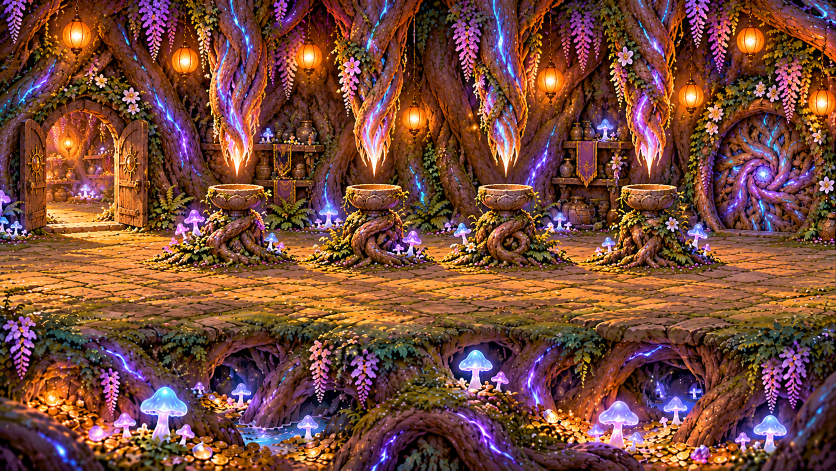
#> input picture tools/world/den/den_2_lit.png, 1672 x 941 px (shown at 1/2 size)
$ python lights.py
#> lines starting #> are read from the running program, lines starting #| are printed output that depends on the picture; after the words box and inside, x2 and y2 are one past the last pixel; in counts of white or black regions, pixels touching at a corner belong together
# lights.py : the Hanging Roots' four root lanterns as overlays — what the lit picture (den_2_lit.png, GPT's first
# version) shows over the unlit one (den_2_unlit.png, its variant with the roots dark and the bowls empty): the glowing
# tip, its light on the bark and the bowl's rim. The game draws them while a lantern is lit (Den.ts, room 2).
#   out: public/assets/world/den/light_<i>.png (i = 0..3), each BOX wide/high, its top-left at (x - BOX[0] // 2, TOP)
import os
import numpy as np
from PIL import Image, ImageFilter
G = os.path.dirname(os.path.abspath(__file__)) + '/'
R = G + '../../../'
XS = (480, 740, 1010, 1270)
BOX = (240, 360)
TOP = 50
lit = np.asarray(Image.open(G + 'den_2_lit.png').convert('RGB')).astype(np.float32)
dark = np.asarray(Image.open(G + 'den_2_unlit.png').convert('RGB')).astype(np.float32)
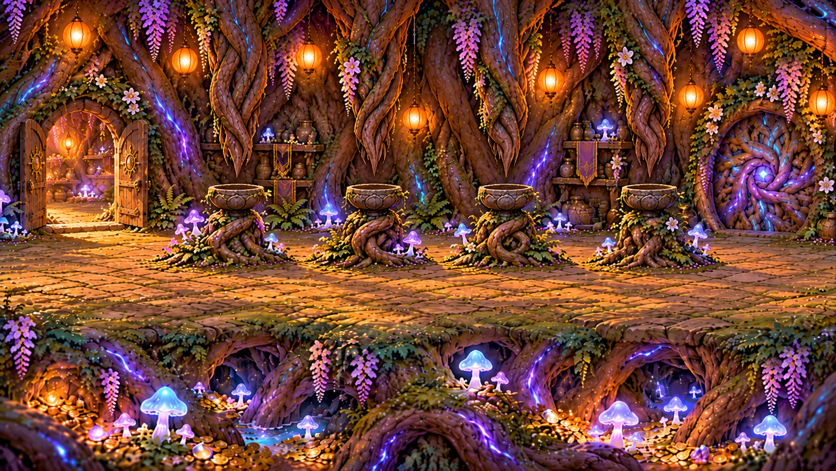
#> input picture tools/world/den/den_2_unlit.png, 1672 x 941 px (shown at 1/2 size)
lum = lambda a: a[..., 0] * 0.4 + a[..., 1] * 0.45 + a[..., 2] * 0.15
dl = lum(lit) - lum(dark)
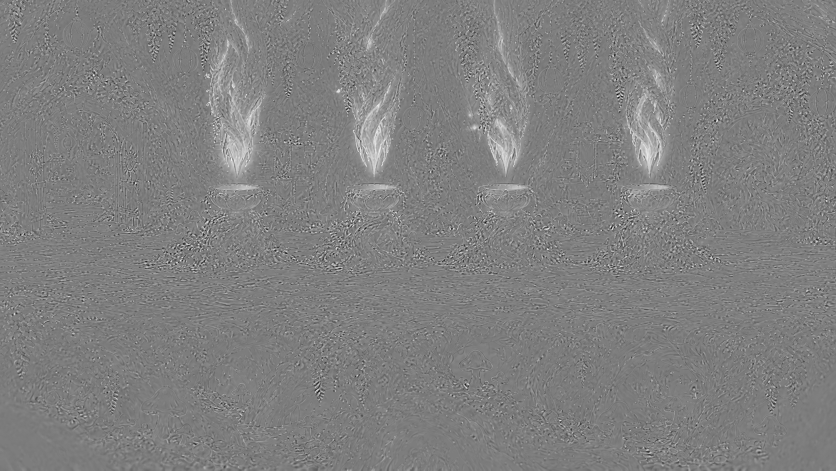
#> dl: shape (941, 1672) float32 (shown at 1/2 size); min -242.3, max 249.4, mean 4.4; drawn with min black and max white
# the glow: where the lit picture is clearly brighter (the two paintings differ a little everywhere: a soft threshold)
a = np.clip((dl - 14) / 60, 0, 1)
a = np.asarray(Image.fromarray((a * 255).astype(np.uint8)).filter(ImageFilter.GaussianBlur(2))).astype(np.float32) / 255
a = np.clip((a - 0.08) / 0.8, 0, 1) ** 0.9
# specks (the two paintings' bark differs a little everywhere): keep only the big patches — the tip, its light, the rim
import cv2
n, lab, st, _ = cv2.connectedComponentsWithStats((a > 0.25).astype(np.uint8), 8)
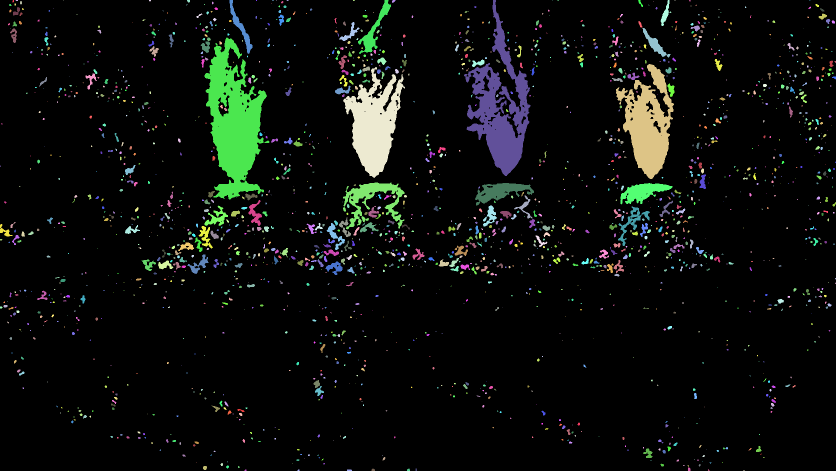
#> lab: shape (941, 1672) int32 (shown at 1/2 size); 2010 distinct labels, from 0 to 2009; one colour per label, 0 black
#> n = 2010; st = 2010 rows, first 6: [0, 0, 1672, 941, 1445696], [25, 0, 3, 5, 13], [31, 0, 5, 2, 9], [126, 0, 1, 1, 1], [298, 0, 4, 3, 10], [374, 0, 6, 5, 25]
keep = np.isin(lab, [i for i in range(1, n) if st[i, cv2.CC_STAT_AREA] >= 220])
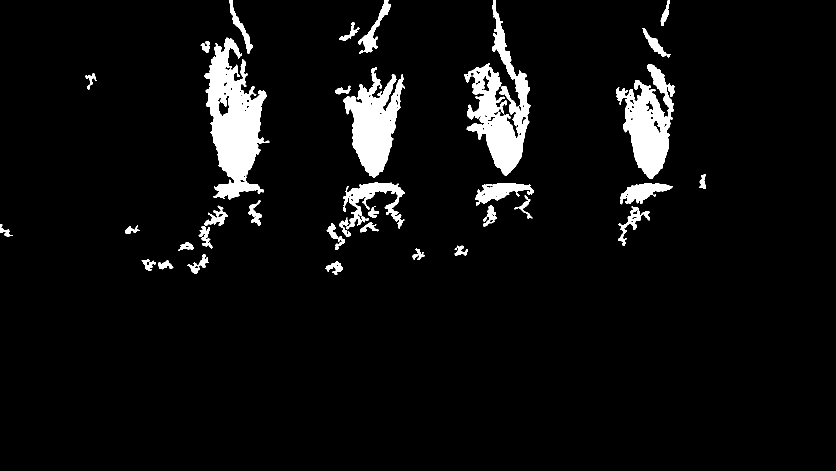
#> keep: shape (941, 1672) bool (shown at 1/2 size); 5.6% white; 36 white regions, largest, box (x1, y1, x2, y2) and area: (409, 75, 539, 399) 21578, (928, 0, 1061, 352) 16929, (686, 134, 810, 356) 13496
keep = np.asarray(Image.fromarray((keep * 255).astype(np.uint8)).filter(ImageFilter.GaussianBlur(5))).astype(np.float32) / 255
a *= np.clip(keep * 1.6, 0, 1)
out = R + 'public/assets/world/den/'; os.makedirs(out, exist_ok=True)
yy, xx = np.mgrid[0:BOX[1], 0:BOX[0]]
feather = np.clip(np.minimum.reduce([xx, BOX[0] - 1 - xx, yy, BOX[1] - 1 - yy]) / 28, 0, 1)
for i, x in enumerate(XS):
  x0, y0 = x - BOX[0] // 2, TOP
  rgb = lit[y0:y0 + BOX[1], x0:x0 + BOX[0]]
  al = a[y0:y0 + BOX[1], x0:x0 + BOX[0]] * feather
  png = np.dstack([rgb, al * 255]).astype(np.uint8)
  Image.fromarray(png, 'RGBA').save(out + f'light_{i}.png', optimize=True)
  print(i, x0, y0, 'alpha mean %.3f' % al.mean(), 'rows with light:', int((al.max(axis=1) > 0.3).sum()))
#> this loop made 4 passes
#| 0 360 50 alpha mean 0.179 rows with light: 327
#| 1 620 50 alpha mean 0.136 rows with light: 278
#| 2 890 50 alpha mean 0.131 rows with light: 318
#| 3 1150 50 alpha mean 0.123 rows with light: 300
#> pass 1, `rgb = lit[y0:y0 + BOX[1], x0:x0 + BOX[0]]`:
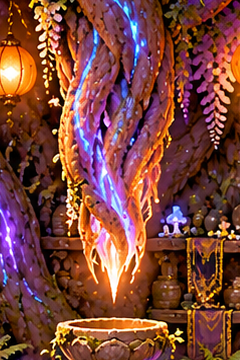
#> rgb: shape (360, 240, 3) float32; mean R, G, B 124.3, 69.6, 59.9
#> after the loop:
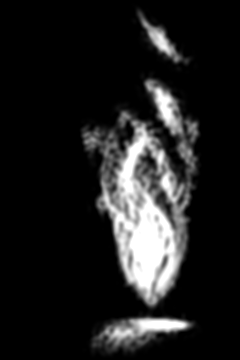
#> al: shape (360, 240) float64; min 0, max 1, mean 0.123
#> after the loop:
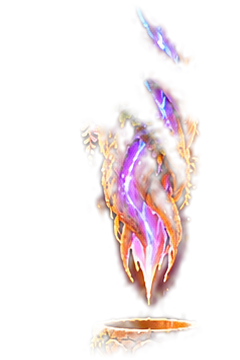
#> png: shape (360, 240, 4); mean R, G, B, A 117.4, 65.6, 54.2, 31.3; transparent parts drawn white
